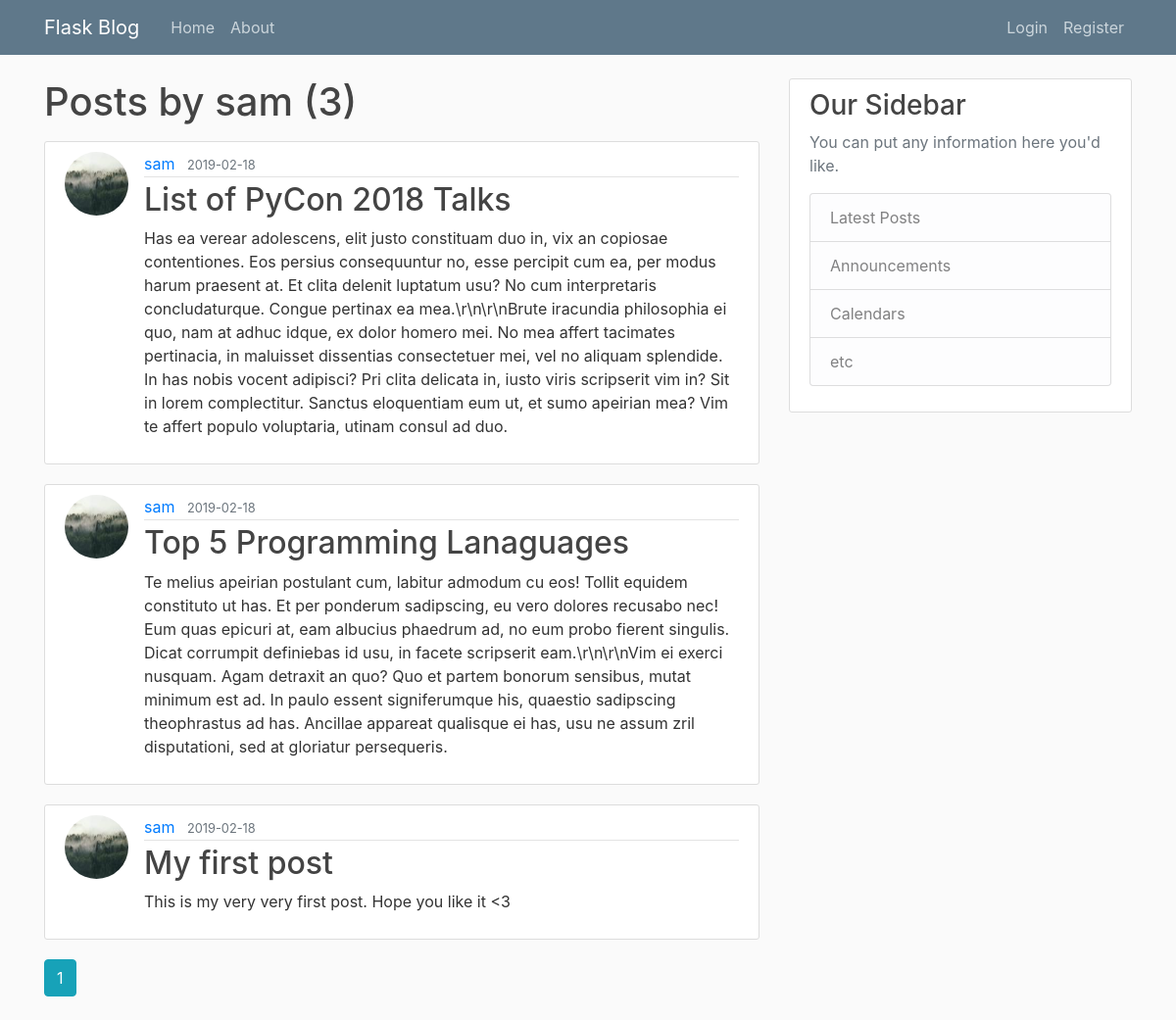
Before: /user/sam with the older database file.
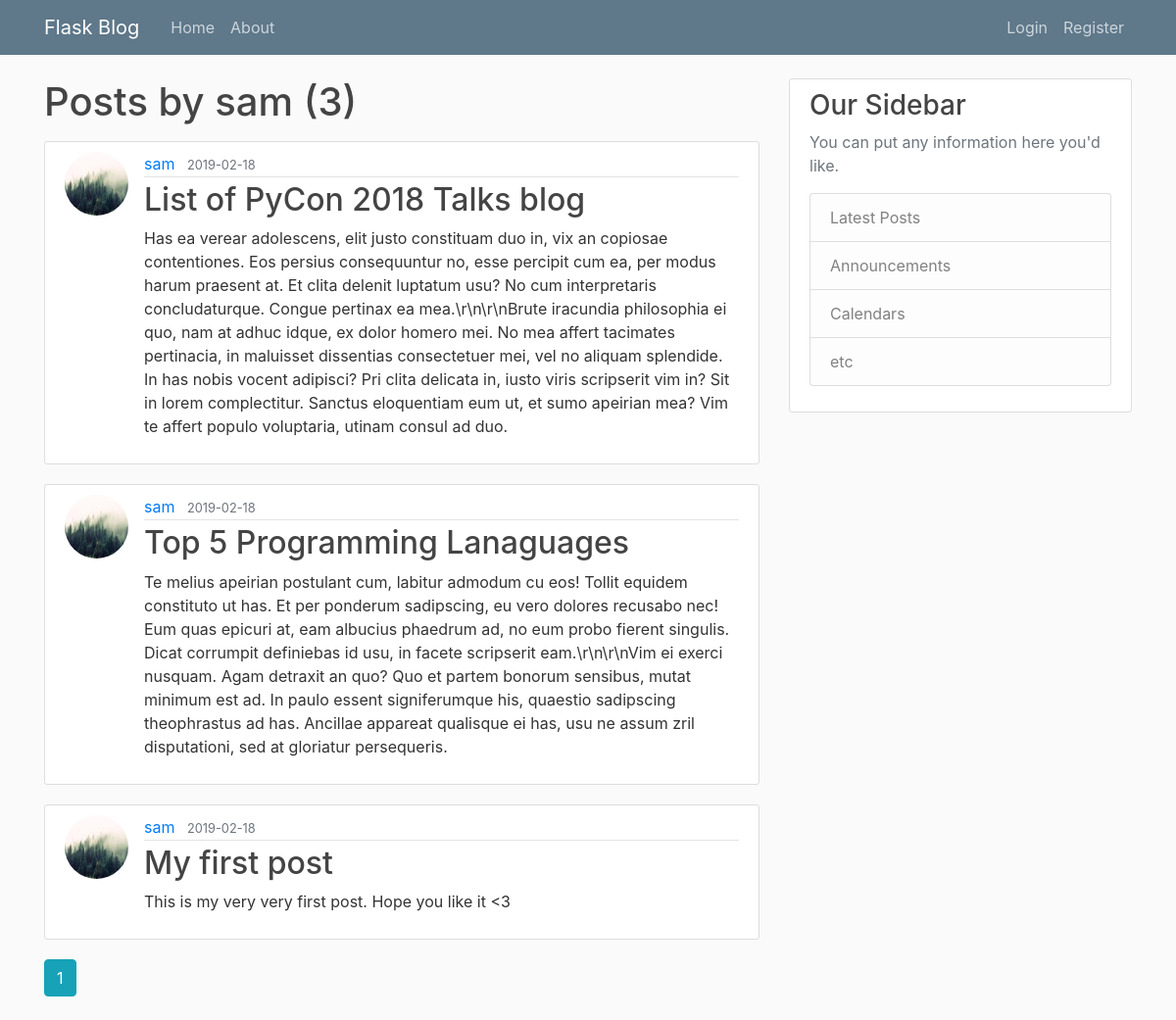
After: the same page with the newer database file.
### flaskblog/models.py (models this page shows, shortened)
class Post(db.Model):
    id = db.Column(db.Integer, primary_key=True)
    title = db.Column(db.String(100), nullable=False)
    date_posted = db.Column(db.DateTime, nullable=False,
                            default=datetime.utcnow)
    content = db.Column(db.Text, nullable=False)
    user_id = db.Column(db.Integer, db.ForeignKey('user.id'), nullable=False)

class User(db.Model, UserMixin):
    id = db.Column(db.Integer, primary_key=True)
    username = db.Column(db.String(20), unique=True, nullable=False)
    email = db.Column(db.String(120), unique=True, nullable=False)
    image_file = db.Column(db.String(20), nullable=False,
                           default='default.jpg')
    password = db.Column(db.String(60), nullable=False)
    posts = db.relationship('Post', backref='author', lazy=True)

### flaskblog/users/routes.py (the view)
@users.route("/user/<string:username>")
def user_posts(username):
    page = request.args.get('page', 1, type=int)
    user = User.query.filter_by(username=username).first_or_404()
    posts = Post.query.filter_by(author=user)\
        .order_by(Post.date_posted.desc())\
        .paginate(page=page, per_page=5)
    return render_template('user_posts.html', posts=posts, user=user)

### flaskblog/templates/user_posts.html
{% extends "layout.html" %} {% block content %}
<h1 class="mb-3">Posts by {{ user.username }} ({{ posts.total }})</h1>
{% for post in posts.items %}
<article class="media content-section">
  <img
    class="rounded-circle article-img"
    src="{{ url_for('static', filename='profile_pics/' + post.author.image_file) }}"
  />
  <div class="media-body">
    <div class="article-metadata">
      <a
        class="mr-2"
        href="{{ url_for('users.user_posts', username=post.author.username) }}"
        >{{ post.author.username }}</a
      >
      <small class="text-muted">{{
        post.date_posted.strftime('%Y-%m-%d')
      }}</small>
    </div>
    <h2>
      <a
        class="article-title"
        href="{{ url_for('posts.post', post_id=post.id) }}"
        >{{ post.title }}</a
      >
    </h2>
    <p class="article-content">{{ post.content }}</p>
  </div>
</article>
{% endfor %} {% for page_num in posts.iter_pages(left_edge=1, right_edge=1,
left_current=1, right_current=2) %} {% if page_num %} {% if posts.page ==
page_num %}
<a
  class="btn btn-info mb-4"
  href="{{ url_for('users.user_posts', username=user.username, page=page_num) }}"
  >{{ page_num }}</a
>
{% else %}
<a
  class="btn btn-outline-info mb-4"
  href="{{ url_for('users.user_posts', username=user.username, page=page_num) }}"
  >{{ page_num }}</a
>
{% endif %} {% else %} ... {% endif %} {% endfor %} {% endblock content %}

Changed rows visible on the page:
changed Post: image_file: a different picture; title "List of PyCon 2018 Talks" → "List of PyCon 2018 Talks blog"
changed through a linked row, Post "Top 5 Programming Lanaguages": image_file: a different picture
changed through a linked row, Post "My first post": image_file: a different picture
